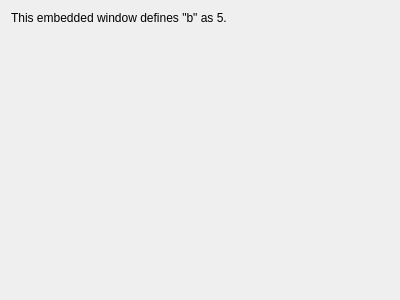
<?xml version="1.0" encoding="UTF-8"?>
<ui version="4.0">
 <class>Form</class>
 <widget class="QWidget" name="Form">
  <property name="geometry">
   <rect>
    <x>0</x>
    <y>0</y>
    <width>400</width>
    <height>300</height>
   </rect>
  </property>
  <property name="windowTitle">
   <string>Form</string>
  </property>
  <layout class="QVBoxLayout" name="verticalLayout">
   <item>
    <widget class="QLabel" name="label">
     <property name="text">
      <string>This embedded window defines &quot;b&quot; as 5.</string>
     </property>
    </widget>
   </item>
   <item>
    <widget class="PyDMEmbeddedDisplay" name="PyDMEmbeddedDisplay">
     <property name="sizePolicy">
      <sizepolicy hsizetype="Preferred" vsizetype="Expanding">
       <horstretch>0</horstretch>
       <verstretch>0</verstretch>
      </sizepolicy>
     </property>
     <property name="toolTip">
      <string/>
     </property>
     <property name="whatsThis">
      <string/>
     </property>
     <property name="macros" stdset="0">
      <string>{&quot;b&quot;: 5}</string>
     </property>
     <property name="filename" stdset="0">
      <string>macro_addition.py</string>
     </property>
    </widget>
   </item>
  </layout>
 </widget>
 <customwidgets>
  <customwidget>
   <class>PyDMEmbeddedDisplay</class>
   <extends>QFrame</extends>
   <header>pydm.widgets.embedded_display</header>
  </customwidget>
 </customwidgets>
 <resources/>
 <connections/>
</ui>
